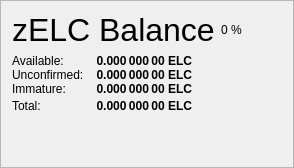
                   <widget class="QFrame" name="frame_ZerocoinBalances">
                    <property name="frameShape">
                     <enum>QFrame::StyledPanel</enum>
                    </property>
                    <property name="frameShadow">
                     <enum>QFrame::Raised</enum>
                    </property>
                    <layout class="QVBoxLayout" name="verticalLayout_7">
                     <item>
                      <layout class="QHBoxLayout" name="horizontalLayout_8" stretch="0,0,0">
                       <item>
                        <widget class="QLabel" name="label_5z_3">
                         <property name="minimumSize">
                          <size>
                           <width>0</width>
                           <height>20</height>
                          </size>
                         </property>
                         <property name="font">
                          <font>
                           <pointsize>24</pointsize>
                           <weight>50</weight>
                           <bold>false</bold>
                          </font>
                         </property>
                         <property name="text">
                          <string>zELC Balance</string>
                         </property>
                        </widget>
                       </item>
                       <item>
                        <widget class="QLabel" name="labelzELCPercent">
                         <property name="text">
                          <string notr="true">0 %</string>
                         </property>
                        </widget>
                       </item>
                       <item>
                        <spacer name="horizontalSpacer_11">
                         <property name="orientation">
                          <enum>Qt::Horizontal</enum>
                         </property>
                         <property name="sizeHint" stdset="0">
                          <size>
                           <width>40</width>
                           <height>20</height>
                          </size>
                         </property>
                        </spacer>
                       </item>
                      </layout>
                     </item>
                     <item>
                      <layout class="QGridLayout" name="gridLayout_5">
                       <property name="horizontalSpacing">
                        <number>12</number>
                       </property>
                       <property name="verticalSpacing">
                        <number>0</number>
                       </property>
                       <item row="1" column="0">
                        <widget class="QLabel" name="labelzBalanceMatureText">
                         <property name="toolTip">
                          <string>Mature: more than 20 confirmation and more than 3 mints of the same denomination after it was minted.
These zELC are spendable.</string>
                         </property>
                         <property name="text">
                          <string>Available:</string>
                         </property>
                        </widget>
                       </item>
                       <item row="1" column="1">
                        <widget class="QLabel" name="labelzBalanceMature">
                         <property name="font">
                          <font>
                           <weight>75</weight>
                           <bold>true</bold>
                          </font>
                         </property>
                         <property name="toolTip">
                          <string>Mature: more than 20 confirmation and more than 3 mints of the same denomination after it was minted.
These zELC are spendable.</string>
                         </property>
                         <property name="text">
                          <string notr="true">0.000 000 00 ELC</string>
                         </property>
                         <property name="alignment">
                          <set>Qt::AlignRight|Qt::AlignTrailing|Qt::AlignVCenter</set>
                         </property>
                        </widget>
                       </item>
                       <item row="2" column="0">
                        <widget class="QLabel" name="labelzBalanceUnconfirmedText">
                         <property name="toolTip">
                          <string>Unconfirmed: less than 20 confirmations
Immature: confirmed, but less than 3 mints of the same denomination after it was minted</string>
                         </property>
                         <property name="text">
                          <string>Unconfirmed:</string>
                         </property>
                        </widget>
                       </item>
                       <item row="2" column="1">
                        <widget class="QLabel" name="labelzBalanceUnconfirmed">
                         <property name="font">
                          <font>
                           <weight>75</weight>
                           <bold>true</bold>
                          </font>
                         </property>
                         <property name="toolTip">
                          <string>Unconfirmed: less than 20 confirmations
Immature: confirmed, but less than 3 mints of the same denomination after it was minted</string>
                         </property>
                         <property name="text">
                          <string notr="true">0.000 000 00 ELC</string>
                         </property>
                         <property name="alignment">
                          <set>Qt::AlignRight|Qt::AlignTrailing|Qt::AlignVCenter</set>
                         </property>
                        </widget>
                       </item>
                       <item row="3" column="0">
                        <widget class="QLabel" name="labelzBalanceImmatureText">
                         <property name="toolTip">
                          <string>Unconfirmed: less than 20 confirmations
Immature: confirmed, but less than 3 mints of the same denomination after it was minted</string>
                         </property>
                         <property name="text">
                          <string>Immature:</string>
                         </property>
                        </widget>
                       </item>
                       <item row="3" column="1">
                        <widget class="QLabel" name="labelzBalanceImmature">
                         <property name="font">
                          <font>
                           <weight>75</weight>
                           <bold>true</bold>
                          </font>
                         </property>
                         <property name="toolTip">
                          <string>Unconfirmed: less than 20 confirmations
Immature: confirmed, but less than 3 mints of the same denomination after it was minted</string>
                         </property>
                         <property name="text">
                          <string notr="true">0.000 000 00 ELC</string>
                         </property>
                         <property name="alignment">
                          <set>Qt::AlignRight|Qt::AlignTrailing|Qt::AlignVCenter</set>
                         </property>
                        </widget>
                       </item>
                       <item row="4" column="0">
                        <widget class="QLabel" name="labelzBalanceText">
                         <property name="toolTip">
                          <string>Your current zELC balance, unconfirmed and immature zELC included.</string>
                         </property>
                         <property name="text">
                          <string>Total:</string>
                         </property>
                        </widget>
                       </item>
                       <item row="4" column="1">
                        <widget class="QLabel" name="labelzBalance">
                         <property name="font">
                          <font>
                           <weight>75</weight>
                           <bold>true</bold>
                          </font>
                         </property>
                         <property name="cursor">
                          <cursorShape>IBeamCursor</cursorShape>
                         </property>
                         <property name="toolTip">
                          <string>Your current zELC balance, unconfirmed and immature zELC included.</string>
                         </property>
                         <property name="text">
                          <string notr="true">0.000 000 00 ELC</string>
                         </property>
                         <property name="alignment">
                          <set>Qt::AlignRight|Qt::AlignTrailing|Qt::AlignVCenter</set>
                         </property>
                         <property name="textInteractionFlags">
                          <set>Qt::LinksAccessibleByMouse|Qt::TextSelectableByKeyboard|Qt::TextSelectableByMouse</set>
                         </property>
                        </widget>
                       </item>
                       <item row="4" column="2">
                        <spacer name="horizontalSpacer_4">
                         <property name="orientation">
                          <enum>Qt::Horizontal</enum>
                         </property>
                         <property name="sizeHint" stdset="0">
                          <size>
                           <width>40</width>
                           <height>20</height>
                          </size>
                         </property>
                        </spacer>
                       </item>
                      </layout>
                     </item>
                     <item>
                      <spacer name="verticalSpacer_4">
                       <property name="orientation">
                        <enum>Qt::Vertical</enum>
                       </property>
                       <property name="sizeHint" stdset="0">
                        <size>
                         <width>20</width>
                         <height>40</height>
                        </size>
                       </property>
                      </spacer>
                     </item>
                    </layout>
                   </widget>
